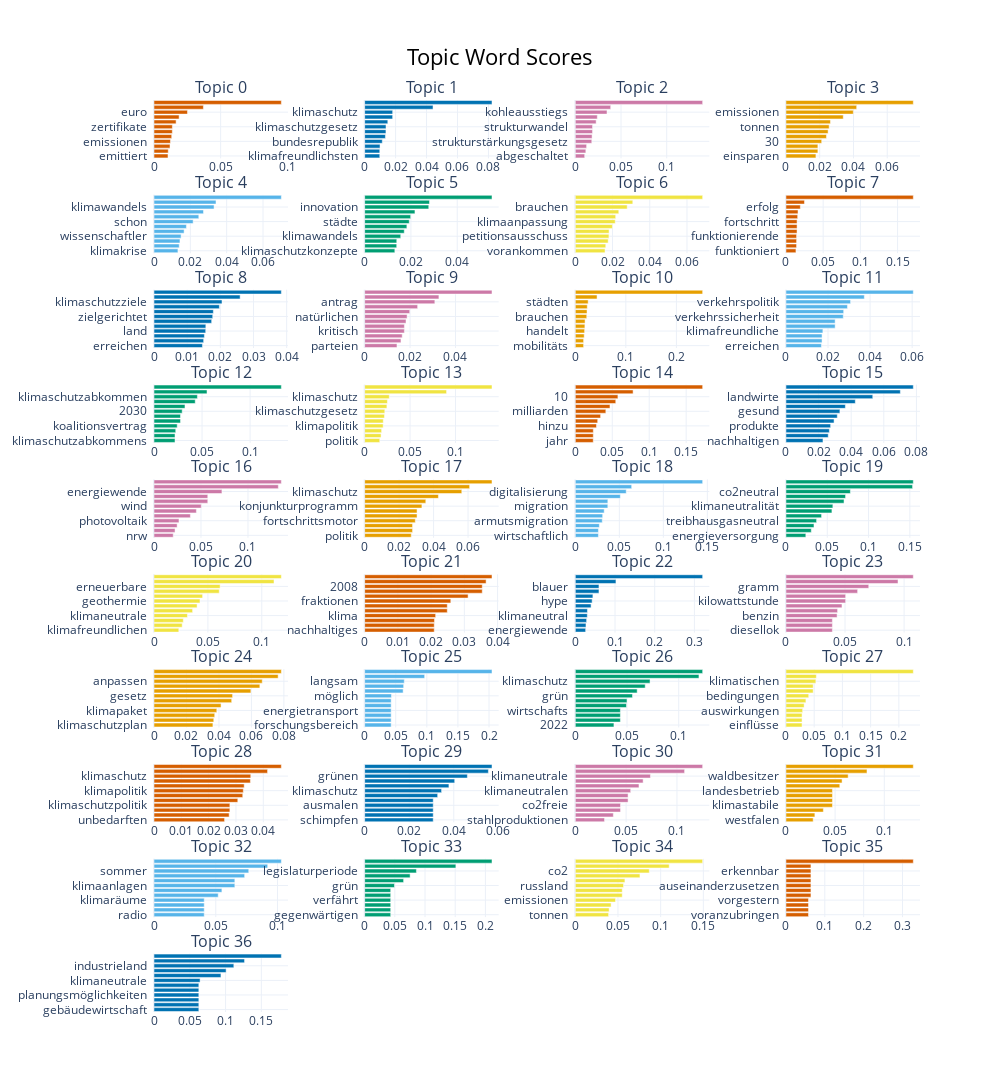

Notebook code for this chart:
### Code cell
topic_model.visualize_barchart(top_n_topics = 87, n_words = 15)

### Figure 1 — Plotly figure (JSON) as saved in the notebook; plotly's stock layout.template omitted (floating-point values rounded to 4 significant figures)
{"data": [{"marker": {"color": "#D55E00"}, "orientation": "h", "type": "bar", "x": [0.01051, 0.01069, 0.01201, 0.01234, 0.01329, 0.01375, 0.01377, 0.01657, 0.01882, 0.02512, 0.03705, 0.09555], "xaxis": "x", "y": ["emittiert  ", "atmosphäre  ", "zertifikatehandel  ", "emissionen  ", "mineralölsteuer  ", "pflanzen  ", "zertifikate  ", "europäischen  ", "emissionshandel  ", "euro  ", "steuer  ", "co2  "], "yaxis": "y"}, {"marker": {"color": "#0072B2"}, "orientation": "h", "type": "bar", "x": [0.00977, 0.00977, 0.009937, 0.0114, 0.01342, 0.01375, 0.0138, 0.01496, 0.01808, 0.01811, 0.04418, 0.0823], "xaxis": "x2", "y": ["klimafreundlichsten  ", "weltklima  ", "zukunft  ", "bundesrepublik  ", "energiewende  ", "nordrheinwestfalen  ", "klimaschutzgesetz  ", "deutschen  ", "berlin  ", "klimaschutz  ", "deutschland  ", "nordrhein  "], "yaxis": "y2"}, {"marker": {"color": "#CC79A7"}, "orientation": "h", "type": "bar", "x": [0.01026, 0.01151, 0.01236, 0.01804, 0.01834, 0.01885, 0.01885, 0.02278, 0.02406, 0.03468, 0.0387, 0.1393], "xaxis": "x3", "y": ["abgeschaltet  ", "konsens  ", "ministerpräsident  ", "strukturstärkungsgesetz  ", "kohlekommission  ", "kommission  ", "strukturwandel  ", "2030  ", "2038  ", "kohleausstiegs  ", "kohleausstiegsgesetz  ", "kohleausstieg  "], "yaxis": "y3"}, {"marker": {"color": "#E69F00"}, "orientation": "h", "type": "bar", "x": [0.01775, 0.01891, 0.01892, 0.02117, 0.02398, 0.02496, 0.02558, 0.02635, 0.03394, 0.03991, 0.04189, 0.07544], "xaxis": "x4", "y": ["einsparen  ", "weniger  ", "einsparung  ", "30  ", "reduziert  ", "reduzieren  ", "tonnen  ", "2030  ", "deutschland  ", "emissionen  ", "1990  ", "co2  "], "yaxis": "y4"}, {"marker": {"color": "#56B4E9"}, "orientation": "h", "type": "bar", "x": [0.01317, 0.01388, 0.01429, 0.01492, 0.01657, 0.01784, 0.02154, 0.02466, 0.02723, 0.03306, 0.03414, 0.0701], "xaxis": "x5", "y": ["klimakrise  ", "angekommen  ", "menschheit  ", "wissenschaftler  ", "erderwärmung  ", "auswirkungen  ", "schon  ", "menschengemachten  ", "folgen  ", "klimawandels  ", "klima  ", "klimawandel  "], "yaxis": "y5"}, {"marker": {"color": "#009E73"}, "orientation": "h", "type": "bar", "x": [0.01304, 0.01385, 0.01388, 0.0156, 0.01711, 0.01824, 0.01926, 0.01989, 0.02174, 0.0277, 0.02801, 0.05503], "xaxis": "x6", "y": ["klimaschutzkonzepte  ", "klimafolgenanpassung  ", "klimaanpassung  ", "klimawandels  ", "stadtentwicklung  ", "kommunalen  ", "städte  ", "investitionen  ", "kommunaler  ", "innovation  ", "klimaschutz  ", "kommunen  "], "yaxis": "y6"}, {"marker": {"color": "#F0E442"}, "orientation": "h", "type": "bar", "x": [0.01598, 0.01636, 0.01766, 0.01807, 0.01813, 0.01994, 0.02145, 0.02169, 0.02336, 0.02788, 0.03088, 0.06841], "xaxis": "x7", "y": ["vorankommen  ", "klima  ", "klimawandel  ", "petitionsausschuss  ", "wichtig  ", "umweltschutz  ", "klimaanpassung  ", "beitrag  ", "umwelt  ", "brauchen  ", "schutz  ", "klimaschutz  "], "yaxis": "y7"}, {"marker": {"color": "#D55E00"}, "orientation": "h", "type": "bar", "x": [0.01344, 0.01426, 0.01428, 0.01428, 0.01489, 0.01493, 0.01493, 0.01573, 0.01621, 0.01932, 0.02488, 0.1711], "xaxis": "x8", "y": ["funktioniert  ", "schaffen  ", "möglichmacher  ", "funktionierende  ", "gemeinsam  ", "diskussion  ", "fortschritt  ", "entscheidend  ", "energie  ", "erfolg  ", "projekt  ", "energiewende  "], "yaxis": "y8"}, {"marker": {"color": "#0072B2"}, "orientation": "h", "type": "bar", "x": [0.0146, 0.01497, 0.01519, 0.01559, 0.01563, 0.01738, 0.0177, 0.0179, 0.01971, 0.0205, 0.02597, 0.0384], "xaxis": "x9", "y": ["erreichen  ", "klima  ", "hilft  ", "land  ", "herausforderungen  ", "unserer  ", "zielgerichtet  ", "bewältigung  ", "wenig  ", "klimaschutzziele  ", "erreicht  ", "klimaschutz  "], "yaxis": "y9"}, {"marker": {"color": "#CC79A7"}, "orientation": "h", "type": "bar", "x": [0.01423, 0.01599, 0.01654, 0.0175, 0.0175, 0.01821, 0.01868, 0.01985, 0.02333, 0.03092, 0.0327, 0.05608], "xaxis": "x10", "y": ["parteien  ", "klimaschutz  ", "obwohl  ", "kritisch  ", "klimaangstparteien  ", "naturwissenschaftler  ", "natürlichen  ", "klimawandels  ", "klimawandelleugner  ", "antrag  ", "leugnen  ", "klimawandel  "], "yaxis": "y10"}, {"marker": {"color": "#E69F00"}, "orientation": "h", "type": "bar", "x": [0.01641, 0.01641, 0.0176, 0.01844, 0.01895, 0.01934, 0.02264, 0.02319, 0.02366, 0.02545, 0.04303, 0.252], "xaxis": "x11", "y": ["mobilitäts  ", "verdoppelung  ", "müssen  ", "handelt  ", "landesregierung  ", "land  ", "brauchen  ", "debatte  ", "entsprechende  ", "städten  ", "umfassende  ", "verkehrswende  "], "yaxis": "y11"}, {"marker": {"color": "#56B4E9"}, "orientation": "h", "type": "bar", "x": [0.01686, 0.01716, 0.01716, 0.01755, 0.02338, 0.02338, 0.02724, 0.02744, 0.02923, 0.03072, 0.03726, 0.06054], "xaxis": "x12", "y": ["erreichen  ", "auto  ", "verkehrsbereich  ", "klimafreundliche  ", "luftverkehr  ", "mobilitätswende  ", "verkehrssicherheit  ", "klimaschutz  ", "verkehrs  ", "verkehrspolitik  ", "verkehrssektor  ", "mobilität  "], "yaxis": "y12"}, {"marker": {"color": "#009E73"}, "orientation": "h", "type": "bar", "x": [0.02186, 0.02186, 0.02261, 0.02414, 0.02757, 0.02758, 0.02932, 0.03223, 0.0429, 0.04515, 0.05516, 0.1325], "xaxis": "x13", "y": ["klimaschutzabkommens  ", "klimadiplomatie  ", "klimaabkommens  ", "koalitionsvertrag  ", "2015  ", "europäische  ", "2030  ", "klimaschutzgesetz  ", "abkommen  ", "klimaschutzabkommen  ", "klimaabkommen  ", "pariser  "], "yaxis": "y13"}, {"marker": {"color": "#F0E442"}, "orientation": "h", "type": "bar", "x": [0.01661, 0.01805, 0.01867, 0.02038, 0.0205, 0.02179, 0.02218, 0.02448, 0.02502, 0.0271, 0.09018, 0.1402], "xaxis": "x14", "y": ["politik  ", "radwege  ", "grüner  ", "klimapolitik  ", "infrastruktur  ", "zukunftspakt  ", "klimaschutzgesetz  ", "green  ", "deal  ", "klimaschutz  ", "grüne  ", "grünen  "], "yaxis": "y14"}, {"marker": {"color": "#D55E00"}, "orientation": "h", "type": "bar", "x": [0.02427, 0.02437, 0.02437, 0.02865, 0.03029, 0.03424, 0.04131, 0.04692, 0.05474, 0.05768, 0.0782, 0.1723], "xaxis": "x15", "y": ["jahr  ", "konjunkturpaket  ", "verpflichtungsermächtigungen  ", "hinzu  ", "kommunalerklimaschutz  ", "klimafonds  ", "milliarden  ", "100  ", "geld  ", "10  ", "verfügung  ", "euro  "], "yaxis": "y15"}, {"marker": {"color": "#0072B2"}, "orientation": "h", "type": "bar", "x": [0.0227, 0.02593, 0.02661, 0.02741, 0.0295, 0.03147, 0.03308, 0.03644, 0.04252, 0.05323, 0.07015, 0.07809], "xaxis": "x16", "y": ["nachhaltigen  ", "regionale  ", "positiv  ", "produkte  ", "betriebe  ", "klimafreundlichen  ", "gesund  ", "verbraucher  ", "konsum  ", "landwirte  ", "klima  ", "landwirtschaft  "], "yaxis": "y16"}, {"marker": {"color": "#CC79A7"}, "orientation": "h", "type": "bar", "x": [0.02045, 0.02239, 0.02461, 0.02658, 0.03872, 0.04508, 0.05029, 0.05722, 0.05722, 0.07228, 0.1323, 0.1355], "xaxis": "x17", "y": ["nrw  ", "energien  ", "erneuerbaren  ", "photovoltaik  ", "windindustrieanlagen  ", "windenergieausbau  ", "wind  ", "windkraftausbau  ", "windenergieanlagen  ", "energiewende  ", "windkraft  ", "windenergie  "], "yaxis": "y17"}, {"marker": {"color": "#E69F00"}, "orientation": "h", "type": "bar", "x": [0.02704, 0.0278, 0.0278, 0.02939, 0.0304, 0.0304, 0.03323, 0.03547, 0.04281, 0.05636, 0.06091, 0.07389], "xaxis": "x18", "y": ["politik  ", "sicherheit  ", "sozialer  ", "fortschrittsmotor  ", "unternehmer  ", "unternehmerinnen  ", "konjunkturprogramm  ", "vereinbaren  ", "klimaschützer  ", "klimaschutz  ", "arbeitsplätze  ", "wirtschaft  "], "yaxis": "y18"}, {"marker": {"color": "#56B4E9"}, "orientation": "h", "type": "bar", "x": [0.02624, 0.02624, 0.02731, 0.03062, 0.03106, 0.03282, 0.03695, 0.03695, 0.05116, 0.05784, 0.06402, 0.1447], "xaxis": "x19", "y": ["wirtschaftlich  ", "weltweite  ", "hochwasserkatastrophe  ", "armutsmigration  ", "bewältigung  ", "europa  ", "migration  ", "klimanotstand  ", "klimakrise  ", "digitalisierung  ", "herausforderung  ", "herausforderungen  "], "yaxis": "y19"}, {"marker": {"color": "#009E73"}, "orientation": "h", "type": "bar", "x": [0.02407, 0.03066, 0.03393, 0.03709, 0.04311, 0.05564, 0.0568, 0.07031, 0.07215, 0.078, 0.1533, 0.1542], "xaxis": "x20", "y": ["energieversorgung  ", "gebäude  ", "2040  ", "treibhausgasneutral  ", "jahr  ", "2035  ", "klimaneutralität  ", "2045  ", "2030  ", "co2neutral  ", "2050  ", "klimaneutral  "], "yaxis": "y20"}, {"marker": {"color": "#F0E442"}, "orientation": "h", "type": "bar", "x": [0.02301, 0.02615, 0.02717, 0.031, 0.03581, 0.03995, 0.04265, 0.04508, 0.06052, 0.06133, 0.1113, 0.1181], "xaxis": "x21", "y": ["klimafreundlichen  ", "fossilen  ", "voranzutreiben  ", "klimaneutrale  ", "wärme  ", "energieversorgungsstrategie  ", "geothermie  ", "kernenergie  ", "energieversorgung  ", "erneuerbare  ", "erneuerbaren  ", "energien  "], "yaxis": "y21"}, {"marker": {"color": "#D55E00"}, "orientation": "h", "type": "bar", "x": [0.02094, 0.02094, 0.02101, 0.02136, 0.02486, 0.02486, 0.02592, 0.03113, 0.03539, 0.03539, 0.03654, 0.03832], "xaxis": "x22", "y": ["nachhaltiges  ", "geringverdiener  ", "tatsächlich  ", "klima  ", "gesellschaft  ", "müsste  ", "fraktionen  ", "mehr  ", "finanzkrise  ", "2008  ", "klimaschutz  ", "reicht  "], "yaxis": "y22"}, {"marker": {"color": "#0072B2"}, "orientation": "h", "type": "bar", "x": [0.02606, 0.02691, 0.0285, 0.03022, 0.03058, 0.03974, 0.04243, 0.04435, 0.05961, 0.05961, 0.1024, 0.3208], "xaxis": "x23", "y": ["energiewende  ", "klimafreundlichen  ", "industrie  ", "klimaneutral  ", "produktion  ", "chemieindustrie  ", "hype  ", "möglichkeit  ", "wasserstoffwirtschaft  ", "blauer  ", "hergestellt  ", "wasserstoff  "], "yaxis": "y23"}, {"marker": {"color": "#CC79A7"}, "orientation": "h", "type": "bar", "x": [0.03929, 0.03929, 0.03929, 0.04327, 0.0437, 0.04742, 0.05051, 0.05051, 0.06065, 0.07008, 0.09483, 0.1078], "xaxis": "x24", "y": ["diesellok  ", "dieselmotoren  ", "regelgeschwindigkeit  ", "benzin  ", "tonnen  ", "fahren  ", "kilowattstunde  ", "fahrzeuge  ", "co2  ", "gramm  ", "km  ", "diesel  "], "yaxis": "y24"}, {"marker": {"color": "#E69F00"}, "orientation": "h", "type": "bar", "x": [0.03628, 0.03682, 0.03739, 0.03867, 0.04129, 0.04785, 0.04841, 0.05967, 0.06519, 0.06668, 0.07647, 0.07844], "xaxis": "x25", "y": ["klimaschutzplan  ", "rahmenbedingungen  ", "klimapolitischen  ", "klimapaket  ", "landesregierung  ", "änderungen  ", "gesetz  ", "klimaanpassung  ", "klimaschutzgesetzes  ", "anpassen  ", "klimaschutzgesetz  ", "klimaanpassungsgesetz  "], "yaxis": "y25"}, {"marker": {"color": "#56B4E9"}, "orientation": "h", "type": "bar", "x": [0.04264, 0.04264, 0.04264, 0.04264, 0.04264, 0.04264, 0.04312, 0.06189, 0.06272, 0.06373, 0.09648, 0.2048], "xaxis": "x26", "y": ["forschungsbereich  ", "hindert  ", "hinreichende  ", "energietransport  ", "ökostrom  ", "umfrageprozente  ", "möglich  ", "scheitern  ", "gelingen  ", "langsam  ", "funktioniert  ", "energiewende  "], "yaxis": "y26"}, {"marker": {"color": "#009E73"}, "orientation": "h", "type": "bar", "x": [0.03735, 0.04358, 0.04358, 0.04358, 0.04947, 0.04997, 0.05529, 0.05981, 0.06758, 0.07226, 0.1195, 0.1231], "xaxis": "x27", "y": ["2022  ", "vervierfacht  ", "energieministerium  ", "wirtschafts  ", "energie  ", "euro  ", "grün  ", "erhöht  ", "vergleich  ", "klimaschutz  ", "haushaltsmittel  ", "2017  "], "yaxis": "y27"}, {"marker": {"color": "#F0E442"}, "orientation": "h", "type": "bar", "x": [0.02854, 0.02854, 0.02854, 0.02958, 0.03218, 0.03535, 0.04035, 0.04823, 0.04823, 0.053, 0.05382, 0.2256], "xaxis": "x28", "y": ["einflüsse  ", "nachgelagerten  ", "nichtnaturverjüngung  ", "auswirkungen  ", "klimawandels  ", "klimawandel  ", "bedingungen  ", "ökosystem  ", "wiederbewaldung  ", "klimatischen  ", "wälder  ", "wald  "], "yaxis": "y28"}, {"marker": {"color": "#D55E00"}, "orientation": "h", "type": "bar", "x": [0.02583, 0.0275, 0.02776, 0.02776, 0.03067, 0.03248, 0.03269, 0.03301, 0.03528, 0.03542, 0.04156, 0.04661], "xaxis": "x29", "y": ["unbedarften  ", "allerdings  ", "wenig  ", "klimaschutzpolitik  ", "rede  ", "diskussion  ", "klimapolitik  ", "paar  ", "antrag  ", "klimaschutz  ", "ansonsten  ", "politikfeld  "], "yaxis": "y29"}, {"marker": {"color": "#0072B2"}, "orientation": "h", "type": "bar", "x": [0.03077, 0.03077, 0.03077, 0.03077, 0.03077, 0.03276, 0.03452, 0.03782, 0.0404, 0.04609, 0.05552, 0.05715], "xaxis": "x30", "y": ["schimpfen  ", "graf  ", "staatsminister  ", "ausmalen  ", "landtagswahlkampf  ", "landwirtschaft  ", "klimaschutz  ", "umwelt  ", "koalition  ", "grünen  ", "klimaschutzpartei  ", "fraktionen  "], "yaxis": "y30"}, {"marker": {"color": "#CC79A7"}, "orientation": "h", "type": "bar", "x": [0.02877, 0.03741, 0.04448, 0.04448, 0.05191, 0.05191, 0.05449, 0.06264, 0.06672, 0.07393, 0.1075, 0.1253], "xaxis": "x31", "y": ["stahlproduktionen  ", "produktion  ", "co2frei  ", "co2freie  ", "produzierende  ", "nordschweden  ", "klimaneutralen  ", "herstellung  ", "co2neutrale  ", "klimaneutrale  ", "thyssenkrupp  ", "stahlproduktion  "], "yaxis": "y31"}, {"marker": {"color": "#E69F00"}, "orientation": "h", "type": "bar", "x": [0.02769, 0.02941, 0.03805, 0.0473, 0.0473, 0.0473, 0.0473, 0.05474, 0.05707, 0.06326, 0.0824, 0.1295], "xaxis": "x32", "y": ["westfalen  ", "klimaschutz  ", "artenschutz  ", "klimastabile  ", "lebensraum  ", "wiederaufforstung  ", "landesbetrieb  ", "leisten  ", "waldes  ", "waldbesitzer  ", "wälder  ", "wald  "], "yaxis": "y32"}, {"marker": {"color": "#56B4E9"}, "orientation": "h", "type": "bar", "x": [0.04068, 0.04068, 0.04068, 0.04068, 0.05198, 0.05497, 0.06545, 0.06545, 0.07339, 0.07671, 0.09205, 0.1031], "xaxis": "x33", "y": ["radio  ", "geräte  ", "jahreszeit  ", "klimaräume  ", "gebäude  ", "gebäudesektor  ", "klimaanlagen  ", "gebäudebestand  ", "heiß  ", "sommer  ", "funktioniert  ", "klimaanlage  "], "yaxis": "y33"}, {"marker": {"color": "#009E73"}, "orientation": "h", "type": "bar", "x": [0.04316, 0.04316, 0.04316, 0.04316, 0.04316, 0.04316, 0.04939, 0.06451, 0.07531, 0.08576, 0.1511, 0.2109], "xaxis": "x34", "y": ["gegenwärtigen  ", "beziehungen  ", "aufhebung  ", "verfährt  ", "nachhaltigkeitsprinzipien  ", "klarstellen  ", "grün  ", "nrwkoalition  ", "klimaschutz  ", "legislaturperiode  ", "koalition  ", "nrw  "], "yaxis": "y34"}, {"marker": {"color": "#F0E442"}, "orientation": "h", "type": "bar", "x": [0.03902, 0.03964, 0.04192, 0.04713, 0.05499, 0.05499, 0.05645, 0.05813, 0.07573, 0.08665, 0.11, 0.1492], "xaxis": "x35", "y": ["tonnen  ", "milliarden  ", "jahr  ", "emissionen  ", "größten  ", "emittieren  ", "russland  ", "usa  ", "luft  ", "co2  ", "chinesen  ", "china  "], "yaxis": "y35"}, {"marker": {"color": "#D55E00"}, "orientation": "h", "type": "bar", "x": [0.05805, 0.05805, 0.05805, 0.05805, 0.06434, 0.06434, 0.06434, 0.06434, 0.06434, 0.06434, 0.06434, 0.3277], "xaxis": "x36", "y": ["voranzubringen  ", "fahrverbote  ", "wenige  ", "vorgestern  ", "jahrhundertaufgabe  ", "signifikant  ", "auseinanderzusetzen  ", "placeboanträge  ", "zusammenfassen  ", "erkennbar  ", "erlebbare  ", "verkehrswende  "], "yaxis": "y36"}, {"marker": {"color": "#0072B2"}, "orientation": "h", "type": "bar", "x": [0.06263, 0.06263, 0.06263, 0.06263, 0.06263, 0.06263, 0.06438, 0.09353, 0.1008, 0.1115, 0.1265, 0.1779], "xaxis": "x37", "y": ["gebäudewirtschaft  ", "technologieoffene  ", "zukunftsmärkten  ", "planungsmöglichkeiten  ", "abfallwirtschaft  ", "kostengünstige  ", "klimaneutrale  ", "transformation  ", "treibhausgasneutralen  ", "industrieland  ", "industrie  ", "klimaneutralen  "], "yaxis": "y37"}], "layout": {"annotations": [{"font": {"size": 16}, "showarrow": false, "text": "Topic 0", "x": 0.0875, "xanchor": "center", "xref": "paper", "y": 1, "yanchor": "bottom", "yref": "paper"}, {"font": {"size": 16}, "showarrow": false, "text": "Topic 1", "x": 0.3625, "xanchor": "center", "xref": "paper", "y": 1, "yanchor": "bottom", "yref": "paper"}, {"font": {"size": 16}, "showarrow": false, "text": "Topic 2", "x": 0.6375, "xanchor": "center", "xref": "paper", "y": 1, "yanchor": "bottom", "yref": "paper"}, {"font": {"size": 16}, "showarrow": false, "text": "Topic 3", "x": 0.9125, "xanchor": "center", "xref": "paper", "y": 1, "yanchor": "bottom", "yref": "paper"}, {"font": {"size": 16}, "showarrow": false, "text": "Topic 4", "x": 0.0875, "xanchor": "center", "xref": "paper", "y": 0.896, "yanchor": "bottom", "yref": "paper"}, {"font": {"size": 16}, "showarrow": false, "text": "Topic 5", "x": 0.3625, "xanchor": "center", "xref": "paper", "y": 0.896, "yanchor": "bottom", "yref": "paper"}, {"font": {"size": 16}, "showarrow": false, "text": "Topic 6", "x": 0.6375, "xanchor": "center", "xref": "paper", "y": 0.896, "yanchor": "bottom", "yref": "paper"}, {"font": {"size": 16}, "showarrow": false, "text": "Topic 7", "x": 0.9125, "xanchor": "center", "xref": "paper", "y": 0.896, "yanchor": "bottom", "yref": "paper"}, {"font": {"size": 16}, "showarrow": false, "text": "Topic 8", "x": 0.0875, "xanchor": "center", "xref": "paper", "y": 0.792, "yanchor": "bottom", "yref": "paper"}, {"font": {"size": 16}, "showarrow": false, "text": "Topic 9", "x": 0.3625, "xanchor": "center", "xref": "paper", "y": 0.792, "yanchor": "bottom", "yref": "paper"}, {"font": {"size": 16}, "showarrow": false, "text": "Topic 10", "x": 0.6375, "xanchor": "center", "xref": "paper", "y": 0.792, "yanchor": "bottom", "yref": "paper"}, {"font": {"size": 16}, "showarrow": false, "text": "Topic 11", "x": 0.9125, "xanchor": "center", "xref": "paper", "y": 0.792, "yanchor": "bottom", "yref": "paper"}, {"font": {"size": 16}, "showarrow": false, "text": "Topic 12", "x": 0.0875, "xanchor": "center", "xref": "paper", "y": 0.688, "yanchor": "bottom", "yref": "paper"}, {"font": {"size": 16}, "showarrow": false, "text": "Topic 13", "x": 0.3625, "xanchor": "center", "xref": "paper", "y": 0.688, "yanchor": "bottom", "yref": "paper"}, {"font": {"size": 16}, "showarrow": false, "text": "Topic 14", "x": 0.6375, "xanchor": "center", "xref": "paper", "y": 0.688, "yanchor": "bottom", "yref": "paper"}, {"font": {"size": 16}, "showarrow": false, "text": "Topic 15", "x": 0.9125, "xanchor": "center", "xref": "paper", "y": 0.688, "yanchor": "bottom", "yref": "paper"}, {"font": {"size": 16}, "showarrow": false, "text": "Topic 16", "x": 0.0875, "xanchor": "center", "xref": "paper", "y": 0.584, "yanchor": "bottom", "yref": "paper"}, {"font": {"size": 16}, "showarrow": false, "text": "Topic 17", "x": 0.3625, "xanchor": "center", "xref": "paper", "y": 0.584, "yanchor": "bottom", "yref": "paper"}, {"font": {"size": 16}, "showarrow": false, "text": "Topic 18", "x": 0.6375, "xanchor": "center", "xref": "paper", "y": 0.584, "yanchor": "bottom", "yref": "paper"}, {"font": {"size": 16}, "showarrow": false, "text": "Topic 19", "x": 0.9125, "xanchor": "center", "xref": "paper", "y": 0.584, "yanchor": "bottom", "yref": "paper"}, {"font": {"size": 16}, "showarrow": false, "text": "Topic 20", "x": 0.0875, "xanchor": "center", "xref": "paper", "y": 0.48, "yanchor": "bottom", "yref": "paper"}, {"font": {"size": 16}, "showarrow": false, "text": "Topic 21", "x": 0.3625, "xanchor": "center", "xref": "paper", "y": 0.48, "yanchor": "bottom", "yref": "paper"}, {"font": {"size": 16}, "showarrow": false, "text": "Topic 22", "x": 0.6375, "xanchor": "center", "xref": "paper", "y": 0.48, "yanchor": "bottom", "yref": "paper"}, {"font": {"size": 16}, "showarrow": false, "text": "Topic 23", "x": 0.9125, "xanchor": "center", "xref": "paper", "y": 0.48, "yanchor": "bottom", "yref": "paper"}, {"font": {"size": 16}, "showarrow": false, "text": "Topic 24", "x": 0.0875, "xanchor": "center", "xref": "paper", "y": 0.376, "yanchor": "bottom", "yref": "paper"}, {"font": {"size": 16}, "showarrow": false, "text": "Topic 25", "x": 0.3625, "xanchor": "center", "xref": "paper", "y": 0.376, "yanchor": "bottom", "yref": "paper"}, {"font": {"size": 16}, "showarrow": false, "text": "Topic 26", "x": 0.6375, "xanchor": "center", "xref": "paper", "y": 0.376, "yanchor": "bottom", "yref": "paper"}, {"font": {"size": 16}, "showarrow": false, "text": "Topic 27", "x": 0.9125, "xanchor": "center", "xref": "paper", "y": 0.376, "yanchor": "bottom", "yref": "paper"}, {"font": {"size": 16}, "showarrow": false, "text": "Topic 28", "x": 0.0875, "xanchor": "center", "xref": "paper", "y": 0.272, "yanchor": "bottom", "yref": "paper"}, {"font": {"size": 16}, "showarrow": false, "text": "Topic 29", "x": 0.3625, "xanchor": "center", "xref": "paper", "y": 0.272, "yanchor": "bottom", "yref": "paper"}, {"font": {"size": 16}, "showarrow": false, "text": "Topic 30", "x": 0.6375, "xanchor": "center", "xref": "paper", "y": 0.272, "yanchor": "bottom", "yref": "paper"}, {"font": {"size": 16}, "showarrow": false, "text": "Topic 31", "x": 0.9125, "xanchor": "center", "xref": "paper", "y": 0.272, "yanchor": "bottom", "yref": "paper"}, {"font": {"size": 16}, "showarrow": false, "text": "Topic 32", "x": 0.0875, "xanchor": "center", "xref": "paper", "y": 0.168, "yanchor": "bottom", "yref": "paper"}, {"font": {"size": 16}, "showarrow": false, "text": "Topic 33", "x": 0.3625, "xanchor": "center", "xref": "paper", "y": 0.168, "yanchor": "bottom", "yref": "paper"}, {"font": {"size": 16}, "showarrow": false, "text": "Topic 34", "x": 0.6375, "xanchor": "center", "xref": "paper", "y": 0.168, "yanchor": "bottom", "yref": "paper"}, {"font": {"size": 16}, "showarrow": false, "text": "Topic 35", "x": 0.9125, "xanchor": "center", "xref": "paper", "y": 0.168, "yanchor": "bottom", "yref": "paper"}, {"font": {"size": 16}, "showarrow": false, "text": "Topic 36", "x": 0.0875, "xanchor": "center", "xref": "paper", "y": 0.064, "yanchor": "bottom", "yref": "paper"}], "height": 2500, "hoverlabel": {"bgcolor": "white", "font": {"family": "Rockwell", "size": 16}}, "showlegend": false, "title": {"font": {"color": "Black", "size": 22}, "text": "Topic Word Scores", "x": 0.5, "xanchor": "center", "yanchor": "top"}, "width": 1000, "xaxis": {"anchor": "y", "autorange": true, "domain": [0, 0.175], "range": [0, 0.1006], "showgrid": true, "type": "linear"}, "xaxis10": {"anchor": "y10", "autorange": true, "domain": [0.275, 0.45], "range": [0, 0.05903], "showgrid": true, "type": "linear"}, "xaxis11": {"anchor": "y11", "autorange": true, "domain": [0.55, 0.725], "range": [0, 0.2652], "showgrid": true, "type": "linear"}, "xaxis12": {"anchor": "y12", "autorange": true, "domain": [0.825, 1], "range": [0, 0.06372], "showgrid": true, "type": "linear"}, "xaxis13": {"anchor": "y13", "autorange": true, "domain": [0, 0.175], "range": [0, 0.1395], "showgrid": true, "type": "linear"}, "xaxis14": {"anchor": "y14", "autorange": true, "domain": [0.275, 0.45], "range": [0, 0.1476], "showgrid": true, "type": "linear"}, "xaxis15": {"anchor": "y15", "autorange": true, "domain": [0.55, 0.725], "range": [0, 0.1814], "showgrid": true, "type": "linear"}, "xaxis16": {"anchor": "y16", "autorange": true, "domain": [0.825, 1], "range": [0, 0.0822], "showgrid": true, "type": "linear"}, "xaxis17": {"anchor": "y17", "autorange": true, "domain": [0, 0.175], "range": [0, 0.1426], "showgrid": true, "type": "linear"}, "xaxis18": {"anchor": "y18", "autorange": true, "domain": [0.275, 0.45], "range": [0, 0.07778], "showgrid": true, "type": "linear"}, "xaxis19": {"anchor": "y19", "autorange": true, "domain": [0.55, 0.725], "range": [0, 0.1523], "showgrid": true, "type": "linear"}, "xaxis2": {"anchor": "y2", "autorange": true, "domain": [0.275, 0.45], "range": [0, 0.08663], "showgrid": true, "type": "linear"}, "xaxis20": {"anchor": "y20", "autorange": true, "domain": [0.825, 1], "range": [0, 0.1623], "showgrid": true, "type": "linear"}, "xaxis21": {"anchor": "y21", "autorange": true, "domain": [0, 0.175], "range": [0, 0.1244], "showgrid": true, "type": "linear"}, "xaxis22": {"anchor": "y22", "autorange": true, "domain": [0.275, 0.45], "range": [0, 0.04034], "showgrid": true, "type": "linear"}, "xaxis23": {"anchor": "y23", "autorange": true, "domain": [0.55, 0.725], "range": [0, 0.3377], "showgrid": true, "type": "linear"}, "xaxis24": {"anchor": "y24", "autorange": true, "domain": [0.825, 1], "range": [0, 0.1134], "showgrid": true, "type": "linear"}, "xaxis25": {"anchor": "y25", "autorange": true, "domain": [0, 0.175], "range": [0, 0.08256], "showgrid": true, "type": "linear"}, "xaxis26": {"anchor": "y26", "autorange": true, "domain": [0.275, 0.45], "range": [0, 0.2156], "showgrid": true, "type": "linear"}, "xaxis27": {"anchor": "y27", "autorange": true, "domain": [0.55, 0.725], "range": [0, 0.1296], "showgrid": true, "type": "linear"}, "xaxis28": {"anchor": "y28", "autorange": true, "domain": [0.825, 1], "range": [0, 0.2375], "showgrid": true, "type": "linear"}, "xaxis29": {"anchor": "y29", "autorange": true, "domain": [0, 0.175], "range": [0, 0.04906], "showgrid": true, "type": "linear"}, "xaxis3": {"anchor": "y3", "autorange": true, "domain": [0.55, 0.725], "range": [0, 0.1466], "showgrid": true, "type": "linear"}, "xaxis30": {"anchor": "y30", "autorange": true, "domain": [0.275, 0.45], "range": [0, 0.06015], "showgrid": true, "type": "linear"}, "xaxis31": {"anchor": "y31", "autorange": true, "domain": [0.55, 0.725], "range": [0, 0.1319], "showgrid": true, "type": "linear"}, "xaxis32": {"anchor": "y32", "autorange": true, "domain": [0.825, 1], "range": [0, 0.1363], "showgrid": true, "type": "linear"}, "xaxis33": {"anchor": "y33", "autorange": true, "domain": [0, 0.175], "range": [0, 0.1085], "showgrid": true, "type": "linear"}, "xaxis34": {"anchor": "y34", "autorange": true, "domain": [0.275, 0.45], "range": [0, 0.222], "showgrid": true, "type": "linear"}, "xaxis35": {"anchor": "y35", "autorange": true, "domain": [0.55, 0.725], "range": [0, 0.157], "showgrid": true, "type": "linear"}, "xaxis36": {"anchor": "y36", "autorange": true, "domain": [0.825, 1], "range": [0, 0.345], "showgrid": true, "type": "linear"}, "xaxis37": {"anchor": "y37", "autorange": true, "domain": [0, 0.175], "range": [0, 0.1873], "showgrid": true, "type": "linear"}, "xaxis38": {"anchor": "y38", "domain": [0.275, 0.45], "showgrid": true}, "xaxis39": {"anchor": "y39", "domain": [0.55, 0.725], "showgrid": true}, "xaxis4": {"anchor": "y4", "autorange": true, "domain": [0.825, 1], "range": [0, 0.07941], "showgrid": true, "type": "linear"}, "xaxis40": {"anchor": "y40", "domain": [0.825, 1], "showgrid": true}, "xaxis5": {"anchor": "y5", "autorange": true, "domain": [0, 0.175], "range": [0, 0.07379], "showgrid": true, "type": "linear"}, "xaxis6": {"anchor": "y6", "autorange": true, "domain": [0.275, 0.45], "range": [0, 0.05793], "showgrid": true, "type": "linear"}, "xaxis7": {"anchor": "y7", "autorange": true, "domain": [0.55, 0.725], "range": [0, 0.07201], "showgrid": true, "type": "linear"}, "xaxis8": {"anchor": "y8", "autorange": true, "domain": [0.825, 1], "range": [0, 0.1801], "showgrid": true, "type": "linear"}, "xaxis9": {"anchor": "y9", "autorange": true, "domain": [0, 0.175], "range": [0, 0.04042], "showgrid": true, "type": "linear"}, "yaxis": {"anchor": "x", "autorange": true, "domain": [0.936, 1], "range": [-0.5, 11.5], "showgrid": true, "type": "category"}, "yaxis10": {"anchor": "x10", "autorange": true, "domain": [0.728, 0.792], "range": [-0.5, 11.5], "showgrid": true, "type": "category"}, "yaxis11": {"anchor": "x11", "autorange": true, "domain": [0.728, 0.792], "range": [-0.5, 11.5], "showgrid": true, "type": "category"}, "yaxis12": {"anchor": "x12", "autorange": true, "domain": [0.728, 0.792], "range": [-0.5, 11.5], "showgrid": true, "type": "category"}, "yaxis13": {"anchor": "x13", "autorange": true, "domain": [0.624, 0.688], "range": [-0.5, 11.5], "showgrid": true, "type": "category"}, "yaxis14": {"anchor": "x14", "autorange": true, "domain": [0.624, 0.688], "range": [-0.5, 11.5], "showgrid": true, "type": "category"}, "yaxis15": {"anchor": "x15", "autorange": true, "domain": [0.624, 0.688], "range": [-0.5, 11.5], "showgrid": true, "type": "category"}, "yaxis16": {"anchor": "x16", "autorange": true, "domain": [0.624, 0.688], "range": [-0.5, 11.5], "showgrid": true, "type": "category"}, "yaxis17": {"anchor": "x17", "autorange": true, "domain": [0.52, 0.584], "range": [-0.5, 11.5], "showgrid": true, "type": "category"}, "yaxis18": {"anchor": "x18", "autorange": true, "domain": [0.52, 0.584], "range": [-0.5, 11.5], "showgrid": true, "type": "category"}, "yaxis19": {"anchor": "x19", "autorange": true, "domain": [0.52, 0.584], "range": [-0.5, 11.5], "showgrid": true, "type": "category"}, "yaxis2": {"anchor": "x2", "autorange": true, "domain": [0.936, 1], "range": [-0.5, 11.5], "showgrid": true, "type": "category"}, "yaxis20": {"anchor": "x20", "autorange": true, "domain": [0.52, 0.584], "range": [-0.5, 11.5], "showgrid": true, "type": "category"}, "yaxis21": {"anchor": "x21", "autorange": true, "domain": [0.416, 0.48], "range": [-0.5, 11.5], "showgrid": true, "type": "category"}, "yaxis22": {"anchor": "x22", "autorange": true, "domain": [0.416, 0.48], "range": [-0.5, 11.5], "showgrid": true, "type": "category"}, "yaxis23": {"anchor": "x23", "autorange": true, "domain": [0.416, 0.48], "range": [-0.5, 11.5], "showgrid": true, "type": "category"}, "yaxis24": {"anchor": "x24", "autorange": true, "domain": [0.416, 0.48], "range": [-0.5, 11.5], "showgrid": true, "type": "category"}, "yaxis25": {"anchor": "x25", "autorange": true, "domain": [0.312, 0.376], "range": [-0.5, 11.5], "showgrid": true, "type": "category"}, "yaxis26": {"anchor": "x26", "autorange": true, "domain": [0.312, 0.376], "range": [-0.5, 11.5], "showgrid": true, "type": "category"}, "yaxis27": {"anchor": "x27", "autorange": true, "domain": [0.312, 0.376], "range": [-0.5, 11.5], "showgrid": true, "type": "category"}, "yaxis28": {"anchor": "x28", "autorange": true, "domain": [0.312, 0.376], "range": [-0.5, 11.5], "showgrid": true, "type": "category"}, "yaxis29": {"anchor": "x29", "autorange": true, "domain": [0.208, 0.272], "range": [-0.5, 11.5], "showgrid": true, "type": "category"}, "yaxis3": {"anchor": "x3", "autorange": true, "domain": [0.936, 1], "range": [-0.5, 11.5], "showgrid": true, "type": "category"}, "yaxis30": {"anchor": "x30", "autorange": true, "domain": [0.208, 0.272], "range": [-0.5, 11.5], "showgrid": true, "type": "category"}, "yaxis31": {"anchor": "x31", "autorange": true, "domain": [0.208, 0.272], "range": [-0.5, 11.5], "showgrid": true, "type": "category"}, "yaxis32": {"anchor": "x32", "autorange": true, "domain": [0.208, 0.272], "range": [-0.5, 11.5], "showgrid": true, "type": "category"}, "yaxis33": {"anchor": "x33", "autorange": true, "domain": [0.104, 0.168], "range": [-0.5, 11.5], "showgrid": true, "type": "category"}, "yaxis34": {"anchor": "x34", "autorange": true, "domain": [0.104, 0.168], "range": [-0.5, 11.5], "showgrid": true, "type": "category"}, "yaxis35": {"anchor": "x35", "autorange": true, "domain": [0.104, 0.168], "range": [-0.5, 11.5], "showgrid": true, "type": "category"}, "yaxis36": {"anchor": "x36", "autorange": true, "domain": [0.104, 0.168], "range": [-0.5, 11.5], "showgrid": true, "type": "category"}, "yaxis37": {"anchor": "x37", "autorange": true, "domain": [0, 0.064], "range": [-0.5, 11.5], "showgrid": true, "type": "category"}, "yaxis38": {"anchor": "x38", "domain": [0, 0.064], "showgrid": true}, "yaxis39": {"anchor": "x39", "domain": [0, 0.064], "showgrid": true}, "yaxis4": {"anchor": "x4", "autorange": true, "domain": [0.936, 1], "range": [-0.5, 11.5], "showgrid": true, "type": "category"}, "yaxis40": {"anchor": "x40", "domain": [0, 0.064], "showgrid": true}, "yaxis5": {"anchor": "x5", "autorange": true, "domain": [0.832, 0.896], "range": [-0.5, 11.5], "showgrid": true, "type": "category"}, "yaxis6": {"anchor": "x6", "autorange": true, "domain": [0.832, 0.896], "range": [-0.5, 11.5], "showgrid": true, "type": "category"}, "yaxis7": {"anchor": "x7", "autorange": true, "domain": [0.832, 0.896], "range": [-0.5, 11.5], "showgrid": true, "type": "category"}, "yaxis8": {"anchor": "x8", "autorange": true, "domain": [0.832, 0.896], "range": [-0.5, 11.5], "showgrid": true, "type": "category"}, "yaxis9": {"anchor": "x9", "autorange": true, "domain": [0.728, 0.792], "range": [-0.5, 11.5], "showgrid": true, "type": "category"}}}
